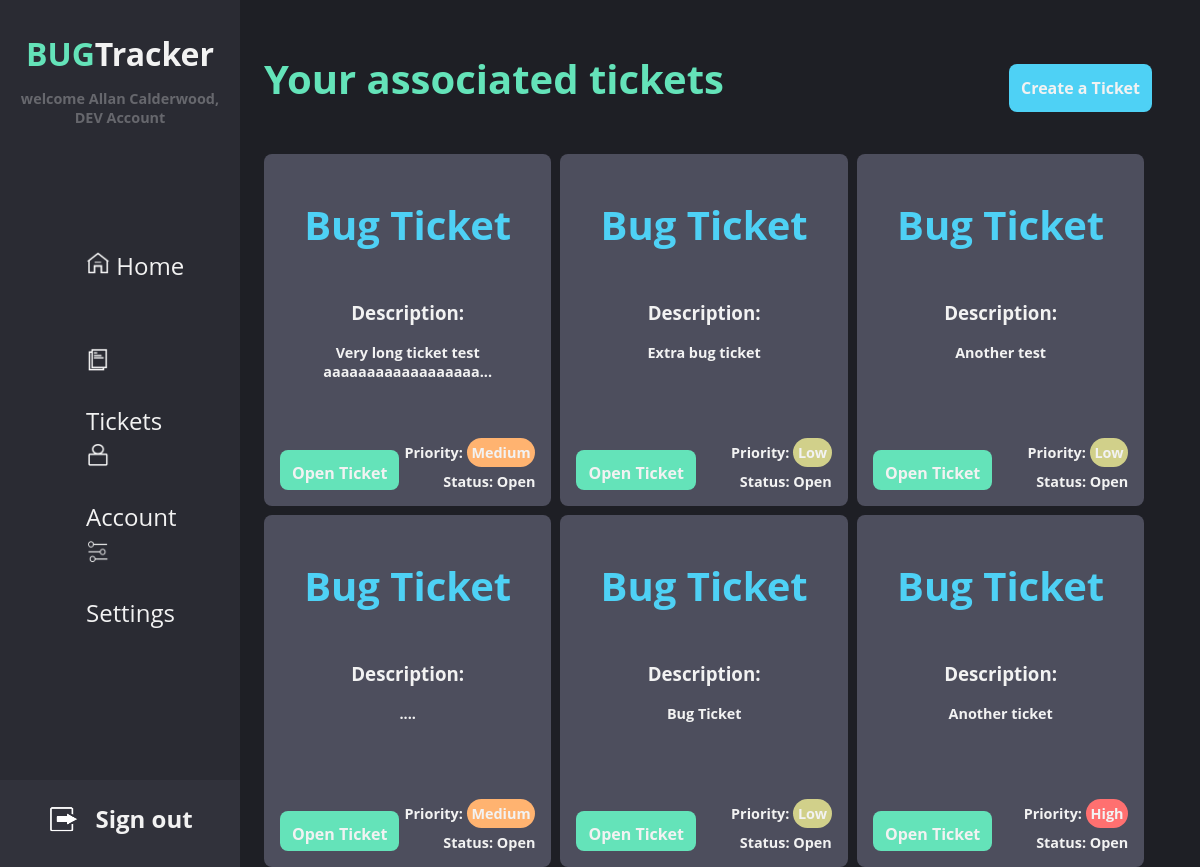
The page /tickets/tickets/ (signed in) on the database as committed earlier.
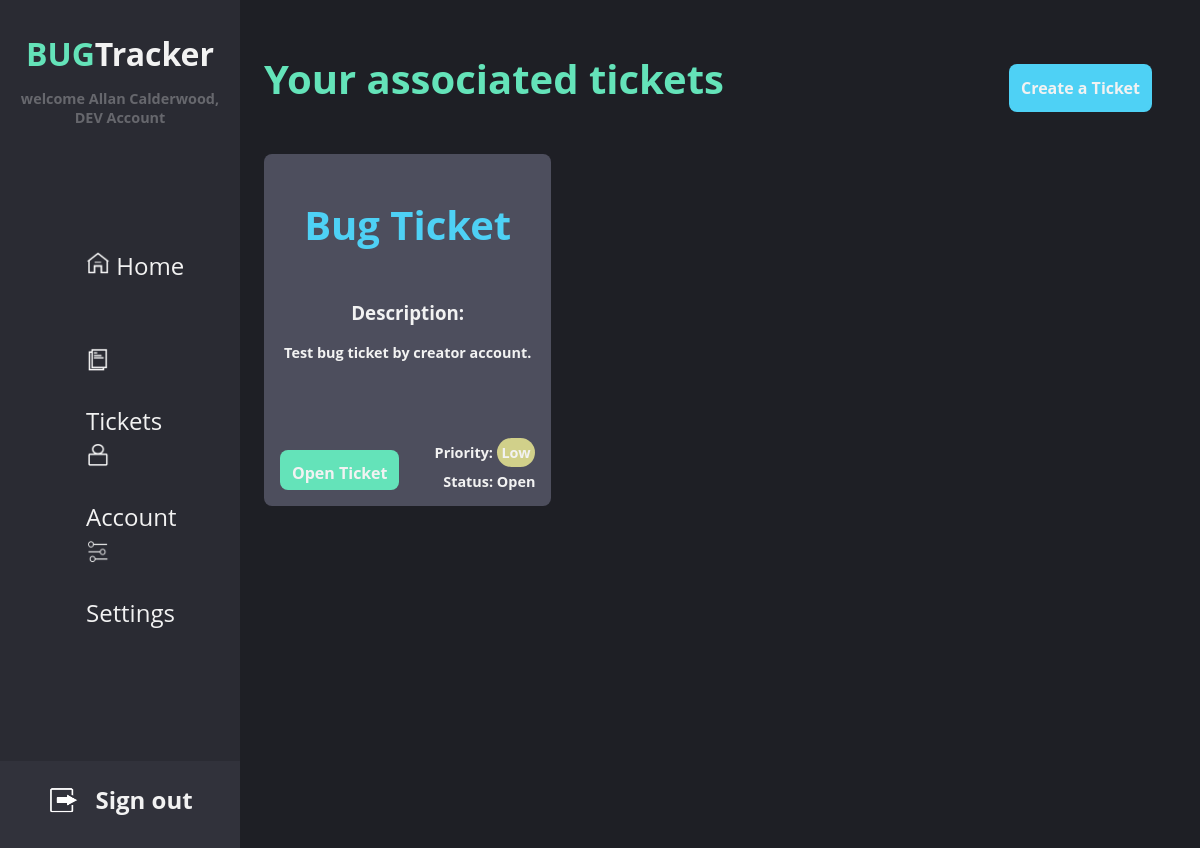
The same page on the database as committed later.
### tickets/models.py (models this page shows)
class Ticket(models.Model):
    LOW = 'Low'
    MED = 'Medium'
    HIG = 'High'
    PRIORITY = [
        (LOW, 'Low'),
        (MED, 'Medium'),
        (HIG, 'High'),
    ]
    OPN = 'Open'
    RES = 'Resolved'
    CLS = 'Closed'
    STATUS = [
        (OPN, 'Open'),
        (RES, 'Resolved'),
        (CLS, 'Closed'),
    ]
    creatorID = models.ForeignKey(
        settings.AUTH_USER_MODEL,
        on_delete=models.CASCADE,
        related_name='+'
    )
    devID = models.ForeignKey(
        settings.AUTH_USER_MODEL,
        on_delete=models.CASCADE,
        related_name='+'
    )
    description = models.TextField(max_length=1000)
    priority = models.CharField(
        max_length=7,
        choices=PRIORITY
    )
    time = models.DateTimeField(auto_now=False, auto_now_add=True)
    status = models.CharField(
        max_length=8,
        choices=STATUS,
        default='Open',
    )

### tickets/views.py (the view)
# urls.py: path('tickets/', include('tickets.urls')),
@login_required
def tickets(request):
    role = request.user.role.title
    if (role=="TST"):
        tickets = Ticket.objects.filter(Q(status='Resolved') | Q(status='Closed'))
    else:
        ticketsUnfiltered = Ticket.objects.filter(Q(creatorID=request.user.id) | Q(devID=request.user.id))
        tickets = ticketsUnfiltered.filter(status="Open")
    for ticket in tickets:
        if (len(ticket.description) > 40):
            ticket.description=ticket.description[:40]+"..."
    return render(request, 'tickets/tickets.html', {'title': 'Tickets', 'tickets': tickets,'role':role})

### tickets/templates/tickets/tickets.html (shortened to what this page needs)
{% extends "base_home.html" %}
{% block content %}
<div class="ticket-container">
    {% if role == "TST" %}
    <h1>Resolved and closed tickets</h1>
    {% elif role == "DEV" %}
    <h1>Your associated tickets</h1>
    {% else %}
    <h1>Your created tickets</h1>
    {% endif %}
    {% for ticket in tickets %}
        <div class="ticket">
            <h1>Bug Ticket</h1>
            <h3>Description:<h3>
            <p>{{ticket.description}}</p>
            <h2 class="status">Status: {{ticket.status}}</h2>
            <h2 class="priority">Priority: <span class="{{ticket.priority}}">{{ticket.priority}}</span></h2>
            <a href="../details/{{ticket.id}}" class="btn">Open Ticket</a>
        </div>
    {% endfor %}
    <a id="create" href="../create" class="btn">Create a Ticket</a>
</div>
{% endblock %}

### templates/base_home.html (shortened to what this page needs)
<!DOCTYPE html>
{% load static %}
<html lang="en">
<head>
    <link rel="stylesheet" type="text/css" href="{% static 'css/bugTracker.min.css' %}">
</head>
<body>
  <div class="main-wrapper">
    <div class="sidebar">
      <div id="logo">
        <a href="{% url 'tickets:home'%}"><span>BUG</span>Tracker</a>
      </div>
      <h3>welcome {{ request.user.get_full_name }},<br>{{ user.role.title }} Account</h3>
      <ul>
        <li> <a href="{% url 'tickets:home'%}">
          <img src="{% static 'images/home.png' %}"/>
          Home
        </a>
       </li>
        <li>
          <a href="{% url 'tickets:tickets'%}">
            <img src="{% static 'images/ticket.png' %}"/>
            Tickets
          </a>
        </li>
        <li>
           <a href="{% url 'users:account'%}">
             <img src="{% static 'images/user.png' %}"/>
             Account
           </a>
         </li>
        <li>
          <a href="{% url 'tickets:settings'%}">
            <img src="{% static 'images/settings.png' %}"/>
            Settings
          </a>
        </li>
      </ul>
      <div id="logout-wrapper">
      <a id="logout" href="{% url 'logout'%}"><img src="{% static 'images/logout.png' %}"/>Sign out</a>
      </div>
    </div>
    <div class="cntn">
        {% block content %}{% endblock %}
    </div>
  </div>
</body>
</html>

Rows that differ between the two databases and show on the page:
removed Ticket: description "Very long ticket test aaaaaaaaaaaaaaaaaa...", status "Open", priority "Medium"
removed Ticket: description "Extra bug ticket", status "Open", priority "Low"
removed Ticket: description "Another test", status "Open", priority "Low"
removed Ticket: description "....", status "Open", priority "Medium"
removed Ticket: description "Bug Ticket", status "Open", priority "Low"
removed Ticket: description "Another ticket", status "Open", priority "High"
added Ticket: description "Test bug ticket by creator account.", status "Open", priority "Low"
